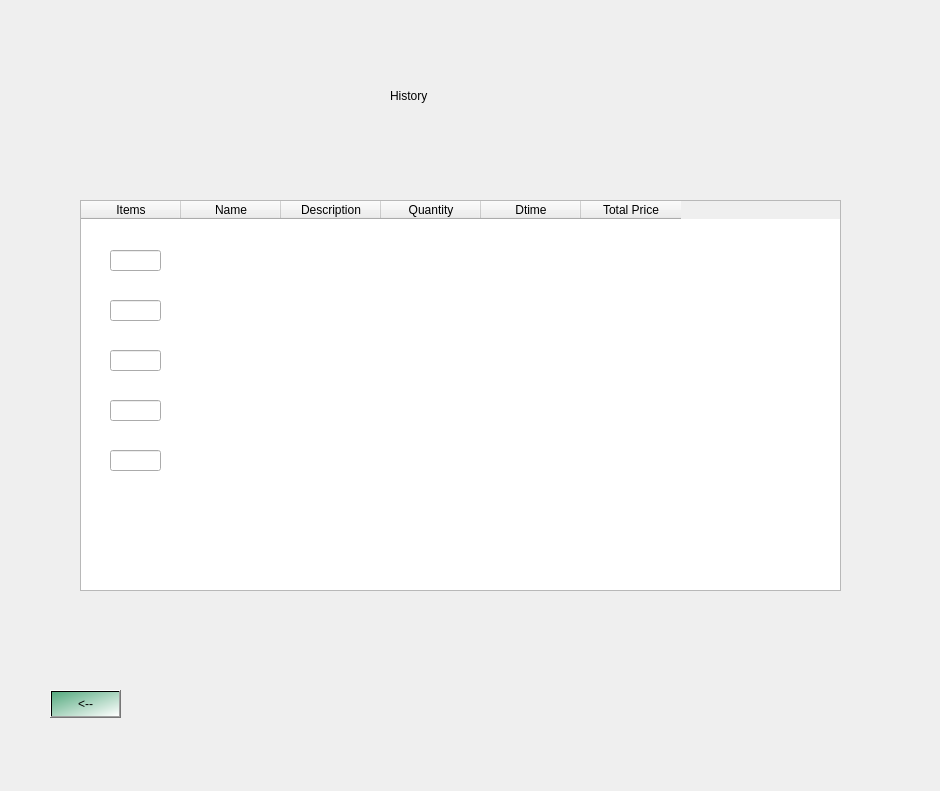
<?xml version="1.0" encoding="UTF-8"?>
<ui version="4.0">
 <class>Dialog</class>
 <widget class="QDialog" name="Dialog">
  <property name="geometry">
   <rect>
    <x>0</x>
    <y>0</y>
    <width>940</width>
    <height>791</height>
   </rect>
  </property>
  <property name="windowTitle">
   <string>Dialog</string>
  </property>
  <property name="autoFillBackground">
   <bool>false</bool>
  </property>
  <widget class="QWidget" name="widget" native="true">
   <property name="geometry">
    <rect>
     <x>0</x>
     <y>0</y>
     <width>941</width>
     <height>791</height>
    </rect>
   </property>
   <property name="styleSheet">
    <string notr="true">background_color: qlineargradient(spread:pad, x1:0.032, y1:0.08, x2:1, y2:1, stop:0 rgba(0, 161, 255, 255), stop:0.994737 rgba(255, 255, 255, 255))</string>
   </property>
   <widget class="QTableWidget" name="tableWidget">
    <property name="geometry">
     <rect>
      <x>80</x>
      <y>200</y>
      <width>761</width>
      <height>391</height>
     </rect>
    </property>
    <property name="styleSheet">
     <string notr="true">font: 10pt &quot;MS Shell Dlg 2&quot;;
color:rgb(0, 0, 0)
</string>
    </property>
    <column>
     <property name="text">
      <string>Items</string>
     </property>
    </column>
    <column>
     <property name="text">
      <string>Name</string>
     </property>
    </column>
    <column>
     <property name="text">
      <string>Description</string>
     </property>
    </column>
    <column>
     <property name="text">
      <string>Quantity</string>
     </property>
    </column>
    <column>
     <property name="text">
      <string>Dtime</string>
     </property>
    </column>
    <column>
     <property name="text">
      <string>Total Price</string>
     </property>
    </column>
   </widget>
   <widget class="QLineEdit" name="lineEdit_3">
    <property name="geometry">
     <rect>
      <x>110</x>
      <y>250</y>
      <width>51</width>
      <height>21</height>
     </rect>
    </property>
   </widget>
   <widget class="QLabel" name="label">
    <property name="geometry">
     <rect>
      <x>390</x>
      <y>75</y>
      <width>121</width>
      <height>41</height>
     </rect>
    </property>
    <property name="styleSheet">
     <string notr="true">
font: 22pt &quot;MS Shell Dlg 2&quot;;
</string>
    </property>
    <property name="text">
     <string>History</string>
    </property>
   </widget>
   <widget class="QPushButton" name="pushButton">
    <property name="geometry">
     <rect>
      <x>50</x>
      <y>690</y>
      <width>71</width>
      <height>28</height>
     </rect>
    </property>
    <property name="styleSheet">
     <string notr="true">background-color: qlineargradient(spread:pad, x1:0, y1:0, x2:1, y2:1, stop:0 rgba(85, 170, 127, 255), stop:1 rgba(255, 255, 255, 255));
font: 14pt &quot;MS Shell Dlg 2&quot;;

</string>
    </property>
    <property name="text">
     <string>&lt;--</string>
    </property>
   </widget>
   <widget class="QLineEdit" name="lineEdit_6">
    <property name="geometry">
     <rect>
      <x>110</x>
      <y>300</y>
      <width>51</width>
      <height>21</height>
     </rect>
    </property>
   </widget>
   <widget class="QLineEdit" name="lineEdit_7">
    <property name="geometry">
     <rect>
      <x>110</x>
      <y>450</y>
      <width>51</width>
      <height>21</height>
     </rect>
    </property>
   </widget>
   <widget class="QLineEdit" name="lineEdit_8">
    <property name="geometry">
     <rect>
      <x>110</x>
      <y>400</y>
      <width>51</width>
      <height>21</height>
     </rect>
    </property>
   </widget>
   <widget class="QLineEdit" name="lineEdit_9">
    <property name="geometry">
     <rect>
      <x>110</x>
      <y>350</y>
      <width>51</width>
      <height>21</height>
     </rect>
    </property>
   </widget>
  </widget>
 </widget>
 <resources/>
 <connections/>
</ui>
